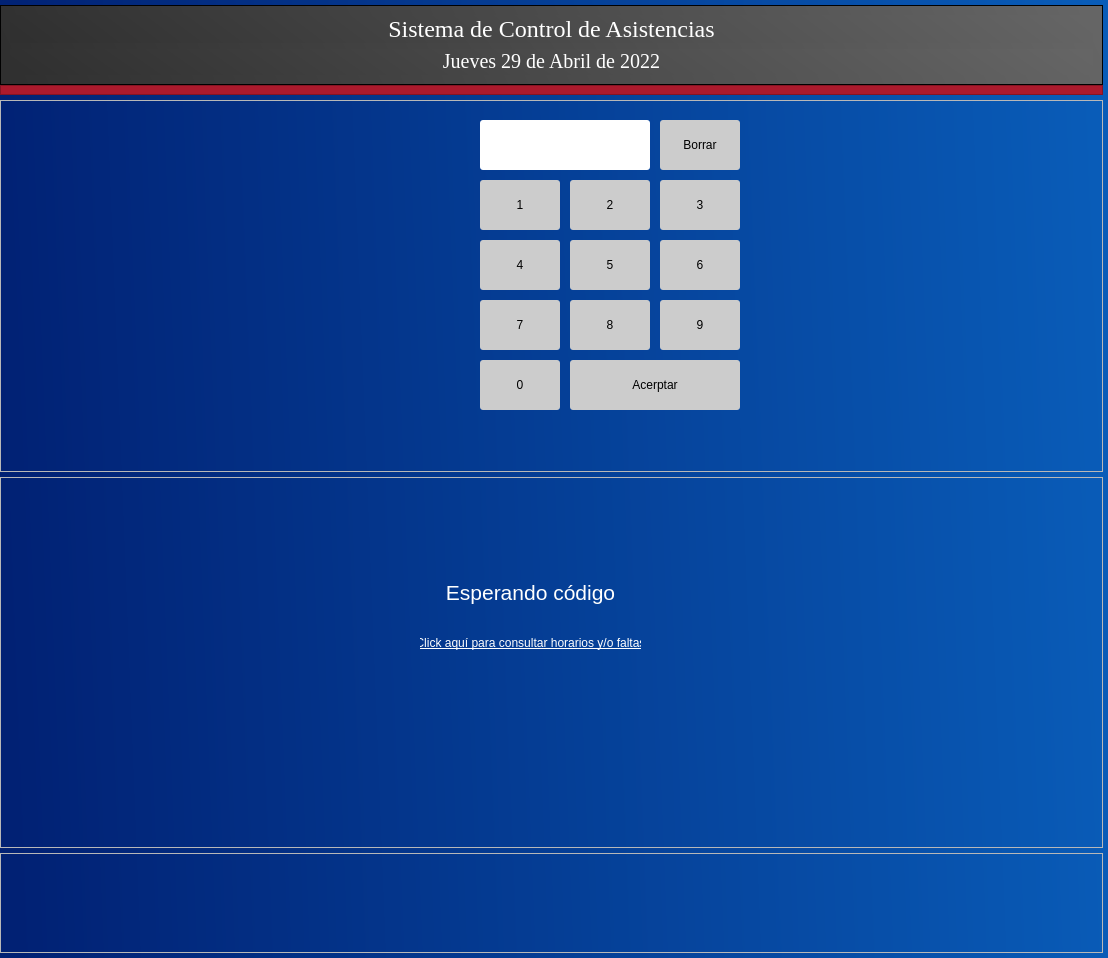
<?xml version="1.0" encoding="UTF-8"?>
<ui version="4.0">
 <class>MainWindow</class>
 <widget class="QMainWindow" name="MainWindow">
  <property name="geometry">
   <rect>
    <x>0</x>
    <y>0</y>
    <width>1108</width>
    <height>958</height>
   </rect>
  </property>
  <property name="font">
   <font>
    <family>Bahnschrift</family>
    <pointsize>14</pointsize>
    <underline>true</underline>
   </font>
  </property>
  <property name="windowTitle">
   <string>MainWindow</string>
  </property>
  <property name="styleSheet">
   <string notr="true">background-color: qlineargradient(spread:pad, x1:0, y1:0.500136, x2:1, y2:0.466, stop:0 rgba(1, 33, 116, 255), stop:1 rgba(9, 92, 184, 255));</string>
  </property>
  <widget class="QWidget" name="centralwidget">
   <layout class="QVBoxLayout" name="verticalLayout_2">
    <property name="spacing">
     <number>5</number>
    </property>
    <property name="leftMargin">
     <number>0</number>
    </property>
    <property name="topMargin">
     <number>5</number>
    </property>
    <property name="rightMargin">
     <number>5</number>
    </property>
    <property name="bottomMargin">
     <number>5</number>
    </property>
    <item>
     <layout class="QVBoxLayout" name="verticalLayout">
      <property name="spacing">
       <number>0</number>
      </property>
      <item>
       <widget class="QFrame" name="frame">
        <property name="minimumSize">
         <size>
          <width>0</width>
          <height>50</height>
         </size>
        </property>
        <property name="maximumSize">
         <size>
          <width>16777215</width>
          <height>80</height>
         </size>
        </property>
        <property name="styleSheet">
         <string notr="true">background-color: qlineargradient(spread:pad, x1:0, y1:0.500136, x2:1, y2:0.466, stop:0 rgba(48, 48, 48, 255), stop:1 rgba(101, 101, 101, 255));</string>
        </property>
        <property name="frameShape">
         <enum>QFrame::StyledPanel</enum>
        </property>
        <property name="frameShadow">
         <enum>QFrame::Raised</enum>
        </property>
        <layout class="QVBoxLayout" name="verticalLayout_3">
         <item>
          <widget class="QLabel" name="label">
           <property name="font">
            <font>
             <family>Times new Roman</family>
             <pointsize>18</pointsize>
             <weight>50</weight>
             <italic>false</italic>
             <bold>false</bold>
            </font>
           </property>
           <property name="styleSheet">
            <string notr="true">color: white;
font: family &quot;Times new Roman&quot;;</string>
           </property>
           <property name="text">
            <string>&lt;html&gt;&lt;head/&gt;&lt;body&gt;&lt;p align=&quot;center&quot;&gt;Sistema de Control de Asistencias&lt;/p&gt;&lt;/body&gt;&lt;/html&gt;</string>
           </property>
          </widget>
         </item>
         <item>
          <widget class="QLabel" name="label_2">
           <property name="font">
            <font>
             <family>Times new Roman</family>
             <pointsize>15</pointsize>
             <weight>50</weight>
             <italic>false</italic>
             <bold>false</bold>
            </font>
           </property>
           <property name="styleSheet">
            <string notr="true">color: white;
font: family &quot;Times new Roman&quot;;</string>
           </property>
           <property name="text">
            <string>&lt;html&gt;&lt;head/&gt;&lt;body&gt;&lt;p align=&quot;center&quot;&gt;Jueves 29 de Abril de 2022&lt;/p&gt;&lt;/body&gt;&lt;/html&gt;</string>
           </property>
          </widget>
         </item>
        </layout>
       </widget>
      </item>
      <item>
       <widget class="QFrame" name="frame_2">
        <property name="minimumSize">
         <size>
          <width>0</width>
          <height>8</height>
         </size>
        </property>
        <property name="maximumSize">
         <size>
          <width>16777215</width>
          <height>10</height>
         </size>
        </property>
        <property name="styleSheet">
         <string notr="true">background-color: rgb(172, 26, 45);</string>
        </property>
        <property name="frameShape">
         <enum>QFrame::StyledPanel</enum>
        </property>
        <property name="frameShadow">
         <enum>QFrame::Raised</enum>
        </property>
       </widget>
      </item>
     </layout>
    </item>
    <item>
     <widget class="QFrame" name="cuadroAbajo">
      <property name="styleSheet">
       <string notr="true">background: none;</string>
      </property>
      <property name="frameShape">
       <enum>QFrame::StyledPanel</enum>
      </property>
      <property name="frameShadow">
       <enum>QFrame::Raised</enum>
      </property>
      <widget class="QLabel" name="label_3">
       <property name="geometry">
        <rect>
         <x>280</x>
         <y>40</y>
         <width>180</width>
         <height>180</height>
        </rect>
       </property>
       <property name="minimumSize">
        <size>
         <width>180</width>
         <height>180</height>
        </size>
       </property>
       <property name="maximumSize">
        <size>
         <width>180</width>
         <height>180</height>
        </size>
       </property>
       <property name="styleSheet">
        <string notr="true">border-image: url(:/cct/biometrics.jpg);</string>
       </property>
       <property name="text">
        <string/>
       </property>
      </widget>
      <widget class="QTextEdit" name="textEdit">
       <property name="geometry">
        <rect>
         <x>480</x>
         <y>20</y>
         <width>170</width>
         <height>50</height>
        </rect>
       </property>
       <property name="cursor" stdset="0">
        <cursorShape>IBeamCursor</cursorShape>
       </property>
       <property name="styleSheet">
        <string notr="true">border: none;
background-color: rgb(255, 255, 255);
border-radius: 3px;</string>
       </property>
       <property name="html">
        <string>&lt;!DOCTYPE HTML PUBLIC &quot;-//W3C//DTD HTML 4.0//EN&quot; &quot;http://www.w3.org/TR/REC-html40/strict.dtd&quot;&gt;
&lt;html&gt;&lt;head&gt;&lt;meta name=&quot;qrichtext&quot; content=&quot;1&quot; /&gt;&lt;style type=&quot;text/css&quot;&gt;
p, li { white-space: pre-wrap; }
&lt;/style&gt;&lt;/head&gt;&lt;body style=&quot; font-family:'MS Shell Dlg 2'; font-size:8.25pt; font-weight:400; font-style:normal;&quot;&gt;
&lt;p align=&quot;center&quot; style=&quot;-qt-paragraph-type:empty; margin-top:0px; margin-bottom:0px; margin-left:0px; margin-right:0px; -qt-block-indent:0; text-indent:0px;&quot;&gt;&lt;br /&gt;&lt;/p&gt;&lt;/body&gt;&lt;/html&gt;</string>
       </property>
      </widget>
      <widget class="QPushButton" name="pushButton_2">
       <property name="geometry">
        <rect>
         <x>660</x>
         <y>20</y>
         <width>80</width>
         <height>50</height>
        </rect>
       </property>
       <property name="minimumSize">
        <size>
         <width>80</width>
         <height>50</height>
        </size>
       </property>
       <property name="maximumSize">
        <size>
         <width>100</width>
         <height>70</height>
        </size>
       </property>
       <property name="cursor">
        <cursorShape>PointingHandCursor</cursorShape>
       </property>
       <property name="styleSheet">
        <string notr="true">border: none;
background-color: rgb(204, 204, 204);
border-radius: 3px;</string>
       </property>
       <property name="text">
        <string>Borrar</string>
       </property>
      </widget>
      <widget class="QPushButton" name="pushButton_3">
       <property name="geometry">
        <rect>
         <x>480</x>
         <y>80</y>
         <width>80</width>
         <height>50</height>
        </rect>
       </property>
       <property name="minimumSize">
        <size>
         <width>80</width>
         <height>50</height>
        </size>
       </property>
       <property name="maximumSize">
        <size>
         <width>100</width>
         <height>70</height>
        </size>
       </property>
       <property name="cursor">
        <cursorShape>PointingHandCursor</cursorShape>
       </property>
       <property name="styleSheet">
        <string notr="true">border: none;
background-color: rgb(204, 204, 204);
border-radius: 3px;</string>
       </property>
       <property name="text">
        <string>1</string>
       </property>
      </widget>
      <widget class="QPushButton" name="pushButton_4">
       <property name="geometry">
        <rect>
         <x>570</x>
         <y>80</y>
         <width>80</width>
         <height>50</height>
        </rect>
       </property>
       <property name="minimumSize">
        <size>
         <width>80</width>
         <height>50</height>
        </size>
       </property>
       <property name="maximumSize">
        <size>
         <width>100</width>
         <height>70</height>
        </size>
       </property>
       <property name="cursor">
        <cursorShape>PointingHandCursor</cursorShape>
       </property>
       <property name="styleSheet">
        <string notr="true">border: none;
background-color: rgb(204, 204, 204);
border-radius: 3px;</string>
       </property>
       <property name="text">
        <string>2</string>
       </property>
      </widget>
      <widget class="QPushButton" name="pushButton_5">
       <property name="geometry">
        <rect>
         <x>660</x>
         <y>80</y>
         <width>80</width>
         <height>50</height>
        </rect>
       </property>
       <property name="minimumSize">
        <size>
         <width>80</width>
         <height>50</height>
        </size>
       </property>
       <property name="maximumSize">
        <size>
         <width>100</width>
         <height>70</height>
        </size>
       </property>
       <property name="cursor">
        <cursorShape>PointingHandCursor</cursorShape>
       </property>
       <property name="styleSheet">
        <string notr="true">border: none;
background-color: rgb(204, 204, 204);
border-radius: 3px;</string>
       </property>
       <property name="text">
        <string>3</string>
       </property>
      </widget>
      <widget class="QPushButton" name="pushButton_6">
       <property name="geometry">
        <rect>
         <x>480</x>
         <y>140</y>
         <width>80</width>
         <height>50</height>
        </rect>
       </property>
       <property name="minimumSize">
        <size>
         <width>80</width>
         <height>50</height>
        </size>
       </property>
       <property name="maximumSize">
        <size>
         <width>100</width>
         <height>70</height>
        </size>
       </property>
       <property name="cursor">
        <cursorShape>PointingHandCursor</cursorShape>
       </property>
       <property name="styleSheet">
        <string notr="true">border: none;
background-color: rgb(204, 204, 204);
border-radius: 3px;</string>
       </property>
       <property name="text">
        <string>4</string>
       </property>
      </widget>
      <widget class="QPushButton" name="pushButton_7">
       <property name="geometry">
        <rect>
         <x>570</x>
         <y>140</y>
         <width>80</width>
         <height>50</height>
        </rect>
       </property>
       <property name="minimumSize">
        <size>
         <width>80</width>
         <height>50</height>
        </size>
       </property>
       <property name="maximumSize">
        <size>
         <width>100</width>
         <height>70</height>
        </size>
       </property>
       <property name="cursor">
        <cursorShape>PointingHandCursor</cursorShape>
       </property>
       <property name="styleSheet">
        <string notr="true">border: none;
background-color: rgb(204, 204, 204);
border-radius: 3px;</string>
       </property>
       <property name="text">
        <string>5</string>
       </property>
      </widget>
      <widget class="QPushButton" name="pushButton_8">
       <property name="geometry">
        <rect>
         <x>660</x>
         <y>140</y>
         <width>80</width>
         <height>50</height>
        </rect>
       </property>
       <property name="minimumSize">
        <size>
         <width>80</width>
         <height>50</height>
        </size>
       </property>
       <property name="maximumSize">
        <size>
         <width>100</width>
         <height>70</height>
        </size>
       </property>
       <property name="cursor">
        <cursorShape>PointingHandCursor</cursorShape>
       </property>
       <property name="styleSheet">
        <string notr="true">border: none;
background-color: rgb(204, 204, 204);
border-radius: 3px;</string>
       </property>
       <property name="text">
        <string>6</string>
       </property>
      </widget>
      <widget class="QPushButton" name="pushButton_9">
       <property name="geometry">
        <rect>
         <x>480</x>
         <y>200</y>
         <width>80</width>
         <height>50</height>
        </rect>
       </property>
       <property name="minimumSize">
        <size>
         <width>80</width>
         <height>50</height>
        </size>
       </property>
       <property name="maximumSize">
        <size>
         <width>100</width>
         <height>70</height>
        </size>
       </property>
       <property name="cursor">
        <cursorShape>PointingHandCursor</cursorShape>
       </property>
       <property name="styleSheet">
        <string notr="true">border: none;
background-color: rgb(204, 204, 204);
border-radius: 3px;</string>
       </property>
       <property name="text">
        <string>7</string>
       </property>
      </widget>
      <widget class="QPushButton" name="pushButton_11">
       <property name="geometry">
        <rect>
         <x>570</x>
         <y>260</y>
         <width>170</width>
         <height>50</height>
        </rect>
       </property>
       <property name="cursor">
        <cursorShape>PointingHandCursor</cursorShape>
       </property>
       <property name="styleSheet">
        <string notr="true">border: none;
background-color: rgb(204, 204, 204);
border-radius: 3px;</string>
       </property>
       <property name="text">
        <string>Acerptar</string>
       </property>
      </widget>
      <widget class="QPushButton" name="pushButton_10">
       <property name="geometry">
        <rect>
         <x>570</x>
         <y>200</y>
         <width>80</width>
         <height>50</height>
        </rect>
       </property>
       <property name="minimumSize">
        <size>
         <width>80</width>
         <height>50</height>
        </size>
       </property>
       <property name="maximumSize">
        <size>
         <width>100</width>
         <height>70</height>
        </size>
       </property>
       <property name="cursor">
        <cursorShape>PointingHandCursor</cursorShape>
       </property>
       <property name="styleSheet">
        <string notr="true">border: none;
background-color: rgb(204, 204, 204);
border-radius: 3px;</string>
       </property>
       <property name="text">
        <string>8</string>
       </property>
      </widget>
      <widget class="QPushButton" name="pushButton_12">
       <property name="geometry">
        <rect>
         <x>660</x>
         <y>200</y>
         <width>80</width>
         <height>50</height>
        </rect>
       </property>
       <property name="minimumSize">
        <size>
         <width>80</width>
         <height>50</height>
        </size>
       </property>
       <property name="maximumSize">
        <size>
         <width>100</width>
         <height>70</height>
        </size>
       </property>
       <property name="cursor">
        <cursorShape>PointingHandCursor</cursorShape>
       </property>
       <property name="styleSheet">
        <string notr="true">border: none;
background-color: rgb(204, 204, 204);
border-radius: 3px;</string>
       </property>
       <property name="text">
        <string>9</string>
       </property>
      </widget>
      <widget class="QPushButton" name="pushButton_13">
       <property name="geometry">
        <rect>
         <x>480</x>
         <y>260</y>
         <width>80</width>
         <height>50</height>
        </rect>
       </property>
       <property name="minimumSize">
        <size>
         <width>80</width>
         <height>50</height>
        </size>
       </property>
       <property name="maximumSize">
        <size>
         <width>100</width>
         <height>70</height>
        </size>
       </property>
       <property name="cursor">
        <cursorShape>PointingHandCursor</cursorShape>
       </property>
       <property name="styleSheet">
        <string notr="true">border: none;
background-color: rgb(204, 204, 204);
border-radius: 3px;</string>
       </property>
       <property name="text">
        <string>0</string>
       </property>
      </widget>
     </widget>
    </item>
    <item>
     <widget class="QFrame" name="frame_3">
      <property name="styleSheet">
       <string notr="true">background: none;</string>
      </property>
      <property name="frameShape">
       <enum>QFrame::StyledPanel</enum>
      </property>
      <property name="frameShadow">
       <enum>QFrame::Raised</enum>
      </property>
      <widget class="QLabel" name="label_4">
       <property name="geometry">
        <rect>
         <x>420</x>
         <y>90</y>
         <width>221</width>
         <height>51</height>
        </rect>
       </property>
       <property name="styleSheet">
        <string notr="true">background: none;
color: white;
</string>
       </property>
       <property name="text">
        <string>&lt;html&gt;&lt;head/&gt;&lt;body&gt;&lt;p align=&quot;center&quot;&gt;&lt;span style=&quot; font-size:16pt;&quot;&gt;Esperando código&lt;/span&gt;&lt;/p&gt;&lt;/body&gt;&lt;/html&gt;</string>
       </property>
      </widget>
      <widget class="QPushButton" name="pushButton">
       <property name="geometry">
        <rect>
         <x>420</x>
         <y>150</y>
         <width>221</width>
         <height>31</height>
        </rect>
       </property>
       <property name="font">
        <font>
         <underline>true</underline>
        </font>
       </property>
       <property name="cursor">
        <cursorShape>PointingHandCursor</cursorShape>
       </property>
       <property name="styleSheet">
        <string notr="true">background: none;
border: none;
color: white;</string>
       </property>
       <property name="text">
        <string>Click aquí para consultar horarios y/o faltas</string>
       </property>
      </widget>
     </widget>
    </item>
    <item>
     <widget class="QFrame" name="frame_4">
      <property name="minimumSize">
       <size>
        <width>0</width>
        <height>100</height>
       </size>
      </property>
      <property name="maximumSize">
       <size>
        <width>16777215</width>
        <height>100</height>
       </size>
      </property>
      <property name="styleSheet">
       <string notr="true">background: none;</string>
      </property>
      <property name="frameShape">
       <enum>QFrame::StyledPanel</enum>
      </property>
      <property name="frameShadow">
       <enum>QFrame::Raised</enum>
      </property>
      <widget class="QLabel" name="label_5">
       <property name="geometry">
        <rect>
         <x>450</x>
         <y>10</y>
         <width>171</width>
         <height>100</height>
        </rect>
       </property>
       <property name="minimumSize">
        <size>
         <width>0</width>
         <height>100</height>
        </size>
       </property>
       <property name="styleSheet">
        <string notr="true">border-image: url(:/cct/footer.png);
background: none;
</string>
       </property>
       <property name="text">
        <string/>
       </property>
      </widget>
     </widget>
    </item>
   </layout>
  </widget>
 </widget>
 <resources>
  <include location="Assets/udgLogo.qrc"/>
 </resources>
 <connections/>
</ui>
